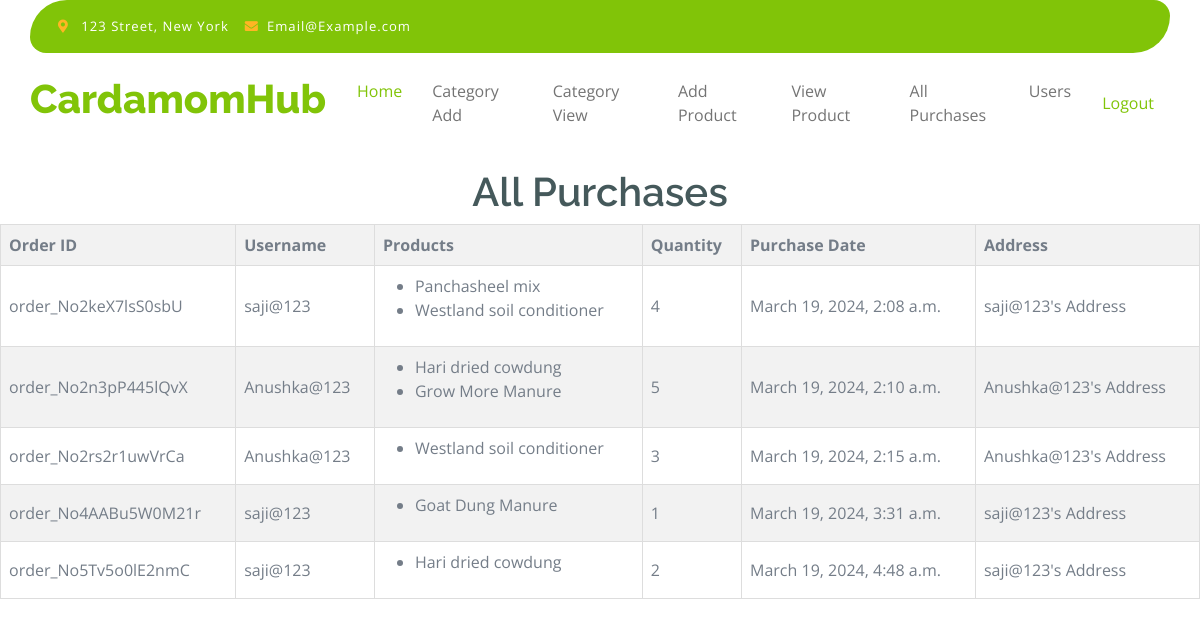
Page /all_purchases/ on the committed database.
### myapp/models.py (models this page shows, shortened)
class Purchase(models.Model):
    order_id=models.TextField()
    user_profile = models.ForeignKey(UserProfile, on_delete=models.CASCADE)
    products = models.ManyToManyField(Product, through='PurchaseItem')
    address = models.ForeignKey(Address, on_delete=models.CASCADE)
    purchase_date = models.DateTimeField(auto_now_add=True)
    quantity = models.IntegerField(default=0)

class Product(models.Model):
    category = models.ForeignKey(Category, on_delete=models.CASCADE)
    name = models.CharField(max_length=255)
    image = models.ImageField(upload_to='product_images/', null = True, blank= True)  # Assumes you have an 'upload_to' directory in your MEDIA_ROOT
    price = models.PositiveIntegerField()
    quantity = models.PositiveIntegerField()
    description = models.CharField(max_length = 300)

### myapp/views.py (the view)
# urls.py: path('all_purchases/', views.all_purchases, name='all_purchases'),
def all_purchases(request):
    all_purchases = Purchase.objects.select_related('user_profile', 'address').prefetch_related('products')
    purchase_details = []
    for purchase in all_purchases:
        purchase_info = {
            'order_id': purchase.order_id,
            'username': purchase.user_profile.user.username,
            'products': [purchase_item.product.name for purchase_item in purchase.purchaseitem_set.all()],
            'quantity': purchase.quantity,
            'purchase_date': purchase.purchase_date,
            'address': str(purchase.address),  # Assuming Address model has a __str__ method defined
        }
        purchase_details.append(purchase_info)
    context = {
        'purchase_details': purchase_details,
    }
    return render(request, 'myapp/all_purchases.html', context)

### myapp/models.py (called while the page is built)
    def __str__(self):
        return f"{self.user_profile.user.username}'s Address"

### myapp/templates/myapp/all_purchases.html (shortened to what this page needs)
<!DOCTYPE html>
{% load static %}
<html lang="en">
    <head>
        <link rel="stylesheet" href="https://use.fontawesome.com/releases/v5.15.4/css/all.css"/>
        <link href="https://cdn.jsdelivr.net/npm/bootstrap-icons@1.4.1/font/bootstrap-icons.css" rel="stylesheet">
        <link href="{% static './myapp/lib/lightbox/css/lightbox.min.css' %}" rel="stylesheet">
        <link href="{% static './myapp/lib/owlcarousel/assets/owl.carousel.min.css' %}" rel="stylesheet">
        <link href="{% static './myapp/css/bootstrap.min.css' %}" rel="stylesheet">
        <link href="{% static './myapp/css/style.css' %}" rel="stylesheet">
    </head>
    <body>
        <div class="container-fluid fixed-top">
            <div class="container topbar bg-primary d-none d-lg-block">
                <div class="d-flex justify-content-between">
                    <div class="top-info ps-2">
                        <small class="me-3"><i class="fas fa-map-marker-alt me-2 text-secondary"></i> <a href="#" class="text-white">123 Street, New York</a></small>
                        <small class="me-3"><i class="fas fa-envelope me-2 text-secondary"></i><a href="#" class="text-white">Email@Example.com</a></small>
                    </div>
                </div>
            </div>
            <div class="container px-0">
                <nav class="navbar navbar-light bg-white navbar-expand-xl">
                    <a href="{% url 'admin_dashboard' %}" class="navbar-brand"><h1 class="text-primary display-6">CardamomHub</h1></a>
                    <div class="collapse navbar-collapse bg-white" id="navbarCollapse">
                        <div class="navbar-nav mx-auto">
                            <a href="{% url 'admin_dashboard' %}" class="nav-item nav-link active">Home</a>
                            <a href="{% url 'categoryadd' %}"class="nav-item nav-link">Category Add</a>
                            <a href="{% url 'viewCategory' %}" class="nav-item nav-link">Category View</a>
                            <a href="{% url 'addProduct' %}" class="nav-item nav-link">Add Product</a>
                            <a href="{% url 'viewProduct' %}" class="nav-item nav-link">View Product</a>
                            <a href="{% url 'all_purchases' %}" class="nav-item nav-link">All Purchases</a>
                            <a href="{% url 'user_list' %}" class="nav-item nav-link">Users</a>
                            </div>
                            <a href="{% url 'admin_logout' %}" class="nav-item nav-link">Logout</a>
                        </div>
                    </div>
            </div>
<br><br><br><br><br><br><br>
<!DOCTYPE html>
<html lang="en">
<head>
</head>
<body>
<center>
<h1>All Purchases</h1>
</center>
<table>
        <thead>
            <tr>
                <th>Order ID</th>
                <th>Username</th>
                <th>Products</th>
                <th>Quantity</th>
                <th>Purchase Date</th>
                <th>Address</th>
            </tr>
        </thead>
        <tbody>
            {% for purchase in purchase_details %}
            <tr>
                <td>{{ purchase.order_id }}</td>
                <td>{{ purchase.username }}</td>
                <td>
                    <ul>
                        {% for product in purchase.products %}
                        <li>{{ product }}</li>
                        {% endfor %}
                    </ul>
                </td>
                <td>{{ purchase.quantity }}</td>
                <td>{{ purchase.purchase_date }}</td>
                <td>{{ purchase.address }}</td>
            </tr>
            {% endfor %}
        </tbody>
    </table>
</body>
</html>

### myapp/static/myapp/css/style.css (style rules this page uses)
.fixed-top { transition: 0.5s; background: var(--bs-white); border: 0; }
.topbar { padding: 20px; border-radius: 230px 100px; }
.topbar .top-info { font-size: 15px; line-height: 0; letter-spacing: 1px; display: flex; align-items: center; }
.navbar .navbar-nav .nav-link { padding: 10px 15px; font-size: 16px; transition: .5s; }
.navbar { height: 100px; border-bottom: 1px solid rgba(255, 255, 255, .1); }
.navbar .navbar-nav .nav-link:hover, .navbar .navbar-nav .nav-link.active, .fixed-top.bg-white .navbar .navbar-nav .nav-link:hover, .fixed-top.bg-white .navbar .navbar-nav .nav-link.active { color: var(--bs-primary); }

### myapp/templates/myapp/all_purchases.html (style rules this page uses)
table { border-collapse: collapse; width: 100%; }
th, td { border: 1px solid #dddddd; text-align: left; padding: 8px; }
th { background-color: #f2f2f2; }
tr:nth-child(even) { background-color: #f2f2f2; }

### rows in the picture
Purchase: order_id "order_No2keX7lsS0sbU", purchase_date "March 19, 2024, 2:08 a.m."
Product: products "Panchasheel mix"
Product: products "Westland soil conditioner" "Westland soil conditioner"
Purchase: order_id "order_No2n3pP445lQvX", purchase_date "March 19, 2024, 2:10 a.m."
Product: products "Hari dried cowdung" "Hari dried cowdung"
Product: products "Grow More Manure"
Purchase: order_id "order_No2rs2r1uwVrCa", purchase_date "March 19, 2024, 2:15 a.m."
Purchase: order_id "order_No4AABu5W0M21r", purchase_date "March 19, 2024, 3:31 a.m."
Product: products "Goat Dung Manure"
Purchase: order_id "order_No5Tv5o0lE2nmC", purchase_date "March 19, 2024, 4:48 a.m."

### other values in the picture
{{ purchase.username }} "saji@123" "Anushka@123" "Anushka@123" "saji@123" "saji@123"
{{ purchase.quantity }} "4" "5" "3" "1" "2"
{{ purchase.address }} "saji@123's Address" "Anushka@123's Address" "Anushka@123's Address" "saji@123's Address" "saji@123's Address"
